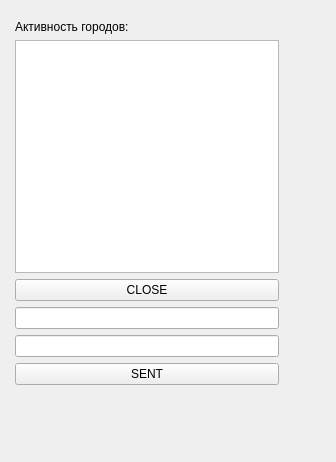
<?xml version="1.0" encoding="UTF-8"?>
<ui version="4.0">
 <class>report3</class>
 <widget class="QWidget" name="report3">
  <property name="geometry">
   <rect>
    <x>0</x>
    <y>0</y>
    <width>336</width>
    <height>462</height>
   </rect>
  </property>
  <property name="windowTitle">
   <string>Form</string>
  </property>
  <widget class="QWidget" name="">
   <property name="geometry">
    <rect>
     <x>15</x>
     <y>20</y>
     <width>264</width>
     <height>365</height>
    </rect>
   </property>
   <layout class="QVBoxLayout" name="verticalLayout_5">
    <item>
     <layout class="QVBoxLayout" name="verticalLayout_4">
      <item>
       <layout class="QVBoxLayout" name="verticalLayout_2">
        <item>
         <widget class="QLabel" name="label">
          <property name="text">
           <string>Активность городов:</string>
          </property>
         </widget>
        </item>
        <item>
         <layout class="QVBoxLayout" name="verticalLayout">
          <item>
           <widget class="QTableView" name="tableView"/>
          </item>
          <item>
           <widget class="QPushButton" name="pushButton">
            <property name="text">
             <string>CLOSE</string>
            </property>
           </widget>
          </item>
         </layout>
        </item>
       </layout>
      </item>
      <item>
       <layout class="QVBoxLayout" name="verticalLayout_3">
        <item>
         <widget class="QLineEdit" name="Start"/>
        </item>
        <item>
         <widget class="QLineEdit" name="Finish"/>
        </item>
       </layout>
      </item>
     </layout>
    </item>
    <item>
     <widget class="QPushButton" name="pushButton_2">
      <property name="text">
       <string>SENT</string>
      </property>
     </widget>
    </item>
   </layout>
  </widget>
 </widget>
 <resources/>
 <connections/>
</ui>
